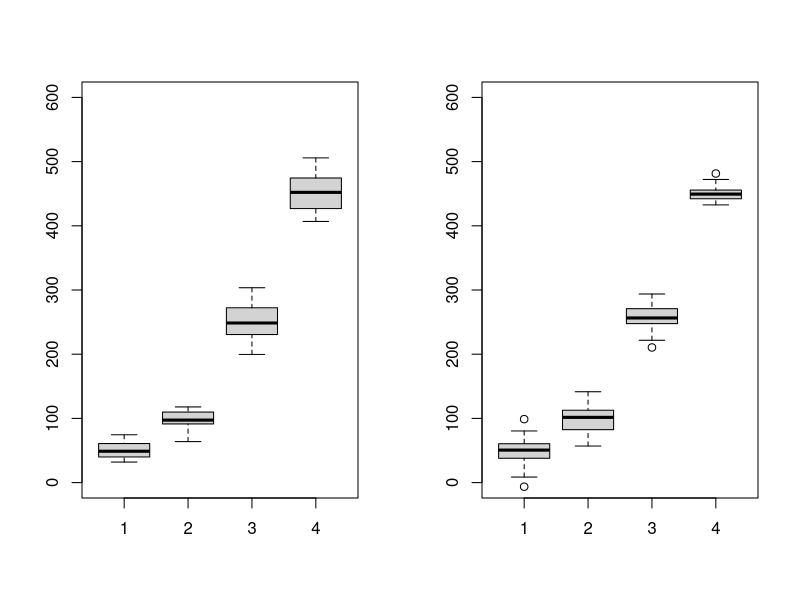
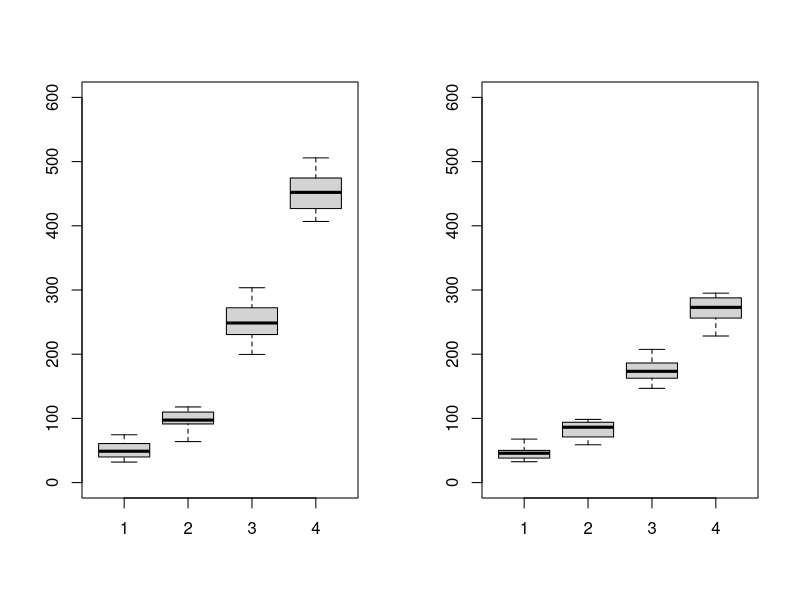
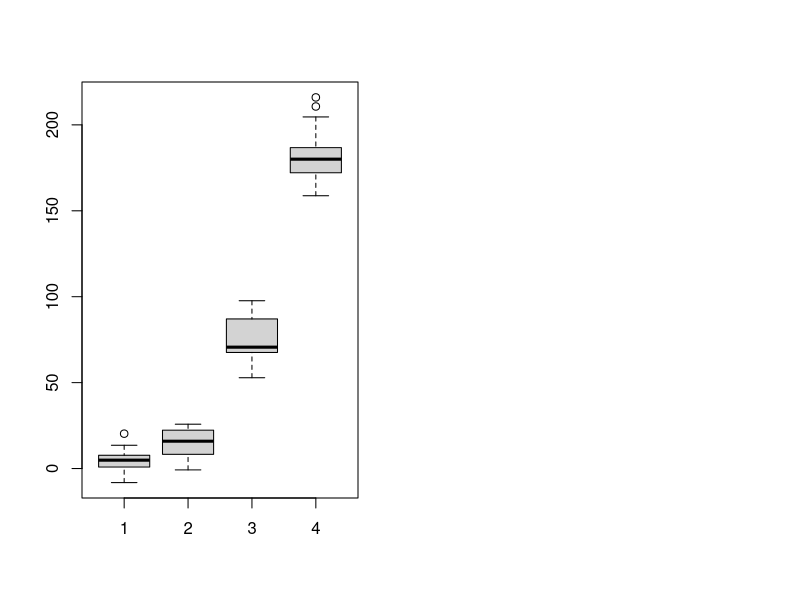
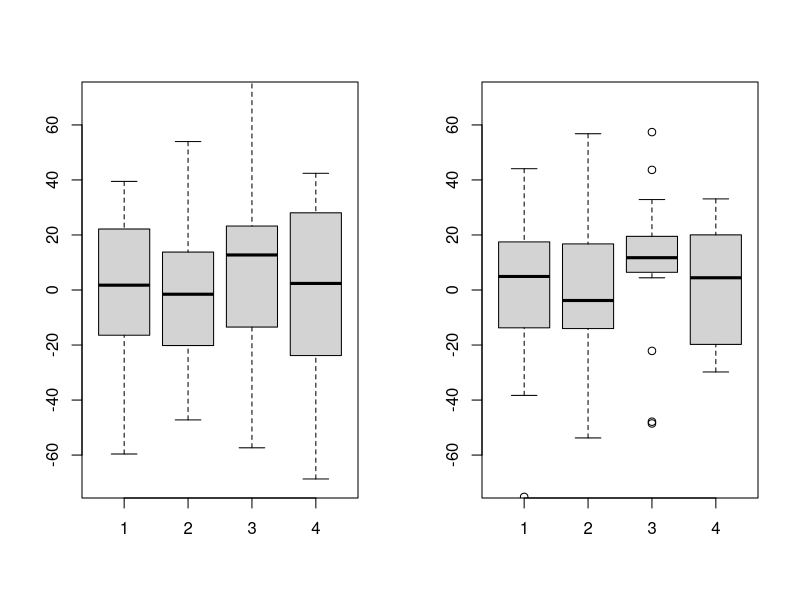

Here is the R script that generated these plots, in order:
rep1=20;
n<-500;
p<-c(50,100,250,450);
k<-50;
l<-rep(0,rep1);
msels<-matrix(rep(0,rep1*4),nrow=rep1);
surels<-matrix(rep(0,rep1*4),nrow=rep1);
mseridge<-matrix(rep(0,rep1*4),nrow=rep1);
sureridge<-matrix(rep(0,rep1*4),nrow=rep1);
library(glmnet);


up<-100/(3.5^2*50-50);
gamma=0.15;

for (j in 1:4)
   {
     beta<-rep(0,p[j]);
     beta[1:k]<-3.5; 
     for (i in 1:rep1)
      {
         X<-rnorm(n*p[j],0,1/sqrt(n));
         X<-matrix(X,nrow=n);
        
         Y=X%*%beta+rnorm(n);
         hbeta<-coefficients(lm(Y~X-1));
         msels[i,j]<-sum((X%*%(hbeta-beta))^2);
         surels[i,j]<-sum((X%*%hbeta-Y)^2)+2*p[j]-n;

         
         sridge<-solve(t(X)%*%X+gamma*diag(p[j]));
         trM<-sum(diag(X%*%sridge%*%t(X)));
         hridge<-sridge%*%t(X)%*%Y;
         mseridge[i,j]<-sum((X%*%(hridge-beta))^2);
         sureridge[i,j]<-sum((X%*%hridge-Y)^2)+2*trM-n;
      }
    }
par(mfrow=c(1,2))
boxplot(msels,ylim=c(0,600))
boxplot(surels,ylim=c(0,600))

par(mfrow=c(1,2))
boxplot(msels,ylim=c(0,600))
boxplot(mseridge,ylim=c(0,600))

diff<-matrix(rep(0,4*rep1),nrow=rep1);
diff<-msels-mseridge;
boxplot(diff);


diffls<-matrix(rep(0,4*rep1),nrow=rep1);
diffls<-surels-msels;
diffridge<-matrix(rep(0,4*rep1),nrow=rep1);
diffridge<-sureridge-mseridge;

par(mfrow=c(1,2))
boxplot(diffls,ylim=c(-70,70))
boxplot(diffridge,ylim=c(-70,70))

         
         
         
